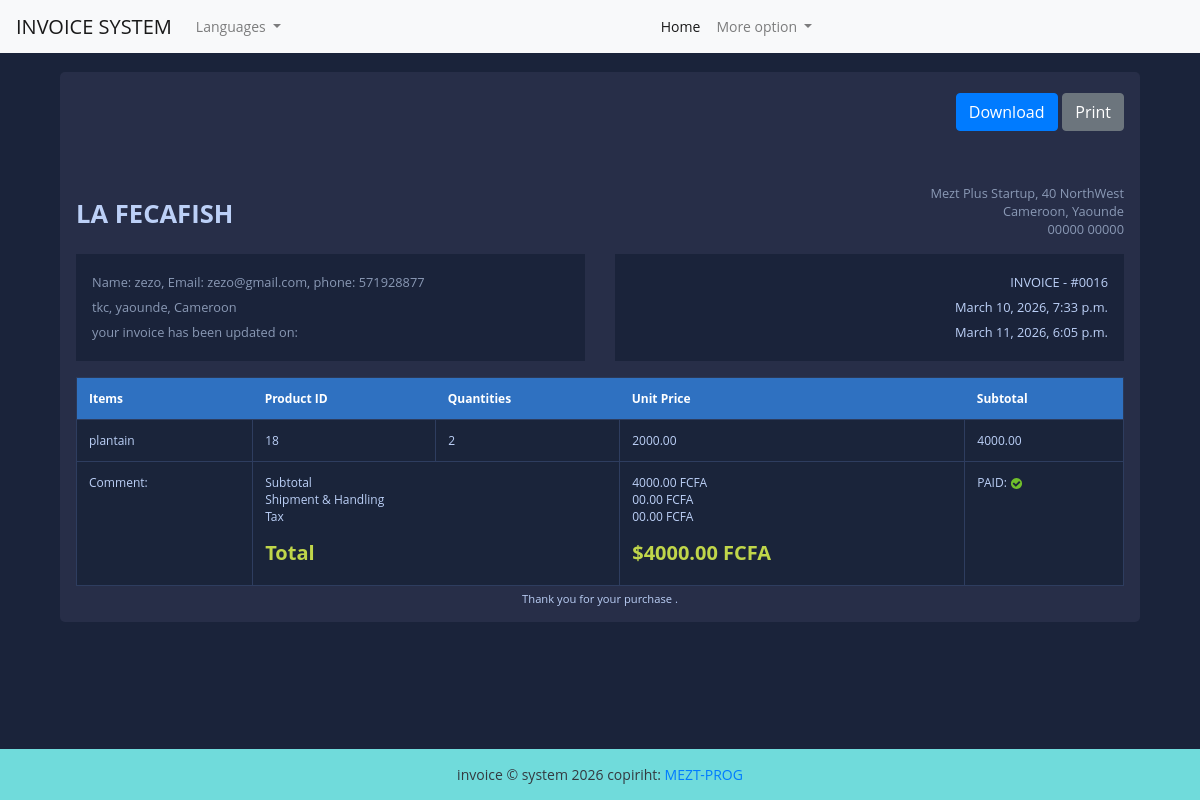
Page /view-invoice/16 (signed in) on the committed database.
### fact_app/models.py (models this page shows, shortened)
class Invoice (models.Model):
    INVOICE_TYPE =[
        ('R', 'RECEIPT'),
        ('I', 'INVOICE'),
        ('P', 'PROFORMA INVOICE'),
    ]
    customer = models.ForeignKey(Customer, on_delete=models.PROTECT)
    save_by = models.ForeignKey(User, on_delete=models.PROTECT)
    invoice_date_time = models.DateTimeField(auto_now_add=True)
    total_amount = models.DecimalField(max_digits=100000, decimal_places=3, default= 0)
    last_update_date_time = models.DateTimeField(null=True, blank=True)
    paid = models.BooleanField(default=False)
    is_annuler = models.BooleanField(default=False)
    invoice_type = models.CharField(max_length=1, choices=INVOICE_TYPE)
    comments = models.TextField(blank=True, null=True, max_length=500)
    class Meta:
        verbose_name = "Invoice"
        verbose_name_plural = "Invoices"
    @property
    def get_total_amount(self):
        self.total_amount = sum(article.get_total_price for article in self.articles.all())
        return self.total_amount

class Customer(models.Model):
    SEX_CHOICES = [
        ('M', 'Male'),
        ('F', 'Feminine'),]
    regexEmail = '/^[^\s@]+@[^\s@]+\.[^\s@]+$/'
    regexTelephone = '/^6\d{8}$/'
    name = models.CharField(max_length=100)
    email = models.EmailField()
    phone = models.CharField(max_length=20)
    address = models.CharField(max_length=200)
    sex = models.CharField(max_length=1, choices=SEX_CHOICES)
    age = models.CharField(max_length=12)
    city = models.CharField(max_length=100)
    zipe_code = models.CharField(max_length=18)
    created_date = models.DateTimeField(auto_now_add=True)
    save_by = models.ForeignKey(User, on_delete= models.PROTECT)
    class Meta:
        verbose_name = "Customer"
        verbose_name_plural = "Customers"

class Article(models.Model):
    invoice = models.ForeignKey(Invoice, on_delete=models.CASCADE, related_name='articles')
    product = models.ForeignKey(Product, on_delete=models.PROTECT, related_name='articles')
    quantity = models.PositiveIntegerField(default=1)
    unit_price = models.DecimalField(max_digits=10, decimal_places=2)
    total_price = models.DecimalField(max_digits=10, decimal_places=2)
    class Meta:
        verbose_name = "Article"
        verbose_name_plural = "Articles"
    @property
    def get_total_price(self):
       self.total_price = self.quantity * self.unit_price
       return self.total_price

class Product(models.Model):
    name = models.CharField(max_length=200)
    description = models.TextField(blank=True, null=True)
    unit_price = models.DecimalField(max_digits=10, decimal_places=2)
    created_date = models.DateTimeField(auto_now_add=True)
    save_by = models.ForeignKey(User, on_delete=models.PROTECT)
    quantity_in_stock = models.PositiveIntegerField(default = 50)
    quantity_seiled = models.PositiveIntegerField(default = 20)
    class Meta:
        verbose_name = "Product"
        verbose_name_plural = "Products"

### fact_app/views.py (the view)
# urls.py: path('view-invoice/<int:pk>',views.InvoiceVisualizationView.as_view(), name='view-invoice'),
class InvoiceVisualizationView(LoginRequiredSuperuserMixin, View):
    template_name = 'invoice.html'
    def get(self, request, *args, **kwargs):
        pk = kwargs.get('pk')
        context = get_invoice(pk)
        return render(request, self.template_name, context)

### fact_app/utils.py (called while the page is built)
def get_invoice(pk):
     obj = Invoice.objects.get(pk=pk)
     articles = obj.articles.all()
     context = {
            'obj': obj,
            'articles': articles
        }
     return context

### templates/invoice.html (shortened to what this page needs)
{% extends "base.html" %}
{% load static %}
{% block content %}
<div class="container">
	<div class="row gutters">
		<div class="col-xl-12 col-lg-12 col-md-12 col-sm-12 col-12">
			<div class="card">
				<div class="card-body p-0">
					<div class="invoice-container">
						<div class="invoice-header">
							<div class="row gutters">
								<div class="col-xl-12 col-lg-12 col-md-12 col-sm-12">
									<div class="custom-actions-btns mb-5">
										<a href="{% url 'get-imvoice-pdf' pk=obj.pk%}" class="btn btn-primary">
											 Download
										</a>
										<a href="#" class="btn btn-secondary">
											 Print
										</a>
									</div>
								</div>
							</div>
							<div class="row gutters">
								<div class="col-xl-6 col-lg-6 col-md-6 col-sm-6">
									<a href="#" class="invoice-logo">
										LA FECAFISH
									</a>
								</div>
								<div class="col-lg-6 col-md-6 col-sm-6">
									<address class="text-right">
										Mezt Plus Startup, 40 NorthWest<br>
										Cameroon, Yaounde<br>
										00000 00000
									</address>
								</div>
							</div>
							<div class="row gutters d-flex justify-content-between align-items-start">
								<div class="col-xl-6 col-lg-6 col-md-6 col-sm-12 col-12">
									<div class="invoice-details">
										<address>
											Name: {{obj.customer.name}}, Email: {{obj.customer.email}}, phone:
											{{obj.customer.phone}}<br>
											{{obj.customer.address}}, {{obj.customer.city}}, Cameroon<br>
											{% if obj.last_update_date_time %}
											<div>your invoice has been updated on:</div>
											{% endif %}
										</address>
									</div>
								</div>
								<div class="col-xl-6 col-lg-6 col-md-6 col-sm-12 col-12 text-end">
									<div class="invoice-details">
										<div class="invoice-num">
											<div>{{obj.get_invoice_type_display}} - #00{{obj.id}}</div>
											<div>{{obj.invoice_date_time}}</div>
											{% if obj.last_update_date_time %}
											<div>{{obj.last_update_date_time}}</div>
											{% endif %}
										</div>
									</div>
								</div>
							</div>
						</div>
						<div class="invoice-body">
							<div class="row gutters">
								<div class="col-lg-12 col-md-12 col-sm-12">
									<div class="table-responsive">
										<table class="table custom-table m-0">
											<thead>
												<tr>
													<th>Items</th>
													<th>Product ID</th>
													<th>Quantities</th>
													<th>Unit Price</th>
													<th>Subtotal</th>
												</tr>
											</thead>
											<tbody>
												{% for article in articles %}
												<tr>
													<td>
														{{ article.product.name }}
													</td>
													<td>
														{{ article.id }}
													</td>
													<td>
														{{ article.quantity }}
													</td>
													<td>
														{{ article.unit_price }}
													</td>
													<td>
														{{ article.get_total_price }}
													</td>
												</tr>
												{% endfor %}
												<tr>
													<td>Comment: {{obj.description}}</td>
													<td colspan="2">
														<p>
															Subtotal<br>
															Shipment &amp; Handling<br>
															Tax<br>
														</p>
														<h5 class="text-success"><strong>Total</strong></h5>
													</td>
													<td>
														<p>
															{{obj.get_total_amount}} FCFA<br>
															00.00 FCFA<br>
															00.00 FCFA<br>
														</p>
														<h5 class="text-success"><strong>${{obj.get_total_amount}}
																FCFA</strong></h5>
													</td>
													<td>
														PAID:
														{% if obj.paid %}
														<img class="icon" src="{% static 'images/icon-yes.svg' %}"
															alt="True">
														{% else %}
														<img class="icon" src="{% static 'images/icon-no.svg' %}"
															alt="False">
														{% endif %}
													</td>
												</tr>
											</tbody>
										</table>
									</div>
								</div>
							</div>
						</div>
						<div class="invoice-footer">
							Thank you for your purchase .
						</div>
					</div>
				</div>
			</div>
		</div>
	</div>
</div>
{% endblock content %}

### static/styles/style.css (style rules this page uses)
body { margin: 0; padding: 0; font: 400 .875rem 'Open Sans', sans-serif; color: #bcd0f7; background: #1A233A; min-height: 100vh; display: flex; flex-direction: column; }
.invoice-container { padding: 1rem; }
.invoice-container .invoice-header .invoice-logo { margin: 0.8rem 0 0 0; display: inline-block; font-size: 1.6rem; font-weight: 700; color: #bcd0f7; }
.invoice-container .invoice-header address { font-size: 0.8rem; color: #8a99b5; margin: 0; }
.invoice-container .invoice-details { margin: 1rem 0 0 0; padding: 1rem; line-height: 180%; background: #1a233a; }
.invoice-container .invoice-details .invoice-num { text-align: right; font-size: 0.8rem; }
.invoice-container .invoice-body { padding: 1rem 0 0 0; }
.invoice-container .invoice-footer { text-align: center; font-size: 0.7rem; margin: 5px 0 0 0; }
.card { background: #272E48; -webkit-border-radius: 5px; -moz-border-radius: 5px; border-radius: 5px; border: 0; margin-bottom: 1rem; }
.custom-table { border: 1px solid #2b3958; }
.custom-table thead { background: #2f71c1; }
.custom-table thead th { border: 0; color: #ffffff; }
.custom-table > tbody tr:nth-of-type(even) { background-color: #1a243a; }
.custom-table > tbody td { border: 1px solid #2e3d5f; }
.table { background: #1a243a; color: #bcd0f7; font-size: .75rem; }
.text-success { color: #c0d64a !important; }
.custom-actions-btns { margin: auto; display: flex; justify-content: flex-end; }
.custom-actions-btns .btn { margin: .3rem 0 .3rem .3rem; }

### rows in the picture
Invoice: customer.name "zezo", customer.email "zezo@gmail.com", customer.phone "571928877", customer.address "tkc", customer.city "yaounde", invoice_type "INVOICE", id "16", invoice_date_time "March 10, 2026, 7:33 p.m.", last_update_date_time "March 11, 2026, 6:05 p.m.", get_total_amount "4000.00"
Article: product.name "plantain", id "18", quantity "2", unit_price "2000.00", get_total_price "4000.00"
